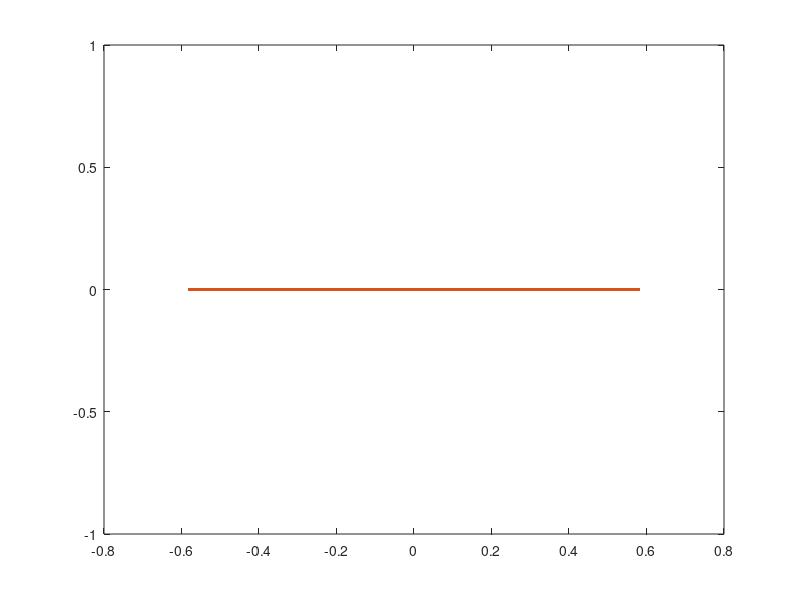

MATLAB code to generate this figure: (Note: this script raises an error after producing the figure.)
%%
%   Compare the accuracy of a Taylor expansion of the Temme uniform
%   asymptotic approximation for small eta. The evaluation of the Taylor
%   expansion is usually (much) cheaper than the use of Newton-Raphson
%   iteration to solve for the Temme approximation.
%   
%   The accuracy need not be exactly equal to that of the full
%   Newton-Raphson iteration because generally in the central region of the
%   distribution the delta-error bound is looser
%
%   Note eta = -norminv(u) / sqrt(N+1)
%
%   and for single precision we are interested in
%   CPU: expansion to order 3, |eta| < 6.0e-2*sqpq
%   GPU: expansion to order 9, |eta| < 5.8e-1*sqpq
%
%   for double precision we are interested in
%   CPU: expansion to order 5, |eta| < 1.25e-2*sqpq
%   GPU: expansion to order 9, |eta| < 5.48e-1*sqpq or 2.74*sqpq
%
clear all
close all

p = 1-1e-1;
% p = 0.0625;
% p = 0.125;
p=2^-10;
p = 1 - 2^-9;

% Order of Taylor expansion
n = 9;

% Use single precision or double precision
single_flag = true;

P = p;
if single_flag
    p = single(p);   
end

sqpq = sqrt(p - p*p);

% Set the limit of the Taylor expansion region, i.e. |eta| < y*sqpq
y = 5.8e-1;
% y = 6e-2;

% y = 5.48e-1;
% y = 2.74e-1;
% y = 7.5e-3;
% y = 1.25e-2;

y1 = max(-y,-sqrt(-2*log(p))/sqpq);
y2 = min(y,sqrt(-2*log1p(-p))/sqpq);

y1 = y1*(1-1e1*eps);
y2 = y2*(1-1e1*eps);

y1 = y1*sqpq;
y2 = y2*sqpq;

f = @(x) x.*log1p((P-x)./x) + (1-x).*log1p(-(P-x)./(1-x));
Y1 = fzero(@(x) f(x) + 0.5*y1^2,[P,1-eps]);
Y2 = fzero(@(x) f(x) + 0.5*y2^2,[1e-200,P]);

% exact answer
Nxi = 3e6;
xi_exact = linspace(Y1,Y2,Nxi);
F = f(xi_exact);
eta_exact = sqrt(-2*F);
eta_exact = sign(eta_exact).*sign(P-xi_exact).*eta_exact;

eta0 = eta_exact/sqpq;

%% Temme approximation via Taylor expansion
tic
pr = p-0.5;
if single_flag
    a(1) = single(1);
else
    a(1) = 1.0;
end
a(2) = pr*(1.0/3.0);                         
a(3) = (pr*pr-0.75)*(1.0/36.0);
a(4) = pr*(2.25-pr*pr)*(1.0/270.0);
a(5) = (-2.4375+pr*pr*(-13.5+pr*pr))*(1.0/4320.0);
a(6) = pr*(14.0625 + pr*pr*(19.5 + pr*pr))*(1.0/17010.0);
a(7) = -(13095. + pr*pr*(270756. + pr*pr*(143568. + 8896.*pr*pr)))*(1/348364800.);
a(8) = pr*(1287 + pr*pr*( 7692 + pr*pr*(1872 + 64*pr*pr)))/13063680;
a(9) = -(2049867 + pr*pr*(90331632 + pr*pr*(234206496 + pr*pr*(28628736 + ...
    146176.*pr*pr))))*(1./601974374400);
a(10) = pr*(5026455 + pr*pr*(67004496 + pr*pr*(90359712 + pr*pr*(5799168 - 71936*pr*pr))))*(1./387991296000);
a(11) = -(805522725 + pr*pr*(61005186612 + pr*pr*(369023296032 + ...
        pr*pr*(287140266624 + pr*pr*(9876089088 - 167812096*pr*pr)))))*(1/2224897287782400);
    
xi = 0;    
xi_eta = 0;
for i = 0:n-1
    xi = a(n-i) + eta0.*xi;
    xi_eta = (n-i)*a(n-i) + eta0.*xi_eta;
end
xi =  p - (p-p*p)*eta0.*xi;
xi_eta = xi_eta * -sqpq;
toc

%% Temme approximation via Newton iteration
if single_flag
    xi2 = single(p)*ones(size(xi));
else
    xi2 = p*ones(size(xi));
end
eta2 = zeros(size(xi));
tic
xi_eta2 = -sqpq;
K = 4;
for k = 0:K
    xi2 = xi2 - (eta2 - eta0*sqpq).*xi_eta2;
    xi2 = max(min(xi2,1 - 1/1e6),1/1e6);
    eta2 = sqrt(-2*(xi2.*log1p((p-xi2)./xi2) + (1-xi2).*log1p(-(p-xi2)./(1-xi2))));
    kx = p < xi2;
    eta2(kx) = - eta2(kx);
    xi_eta2 = -eta2 ./log1p((p-xi2)./((1-p)*xi2));
end
toc
% Note that the Newton iteration does not cope with eta0==0
xi2(eta0==0) = p;
xi_eta2(eta0==0) = -sqpq;

%% Plot
figure()
plot(eta0,abs(1-xi./xi_exact))
hold on
plot(eta0,abs(1-xi2./xi_exact),'.')
if single_flag
    yline(eps('single')/2,'r')
%     ylim([0,2e-7])    
else
    yline(eps,'r')
%     ylim([0,1e-10])
end